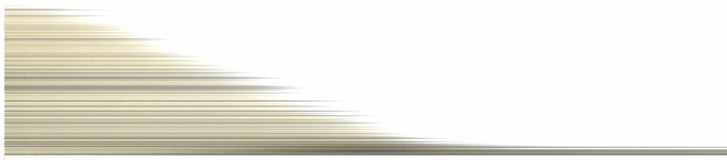
#> input picture MesureAmpouleADecanter_Scanner/MesureAmpouleADecanter_Image2Courbe/archives/01.jpg, 727 x 160 px, found by its file name
$ python main_01.py
#> lines starting #> are read from the running program, lines starting #| are printed output that depends on the picture; long printed decimals are rounded
import cv2
import numpy as np
import matplotlib.pyplot as plt


def extraire_courbe_decantation(chemin_image, nb_points=30, seuil_detection=0.7, sens='haut_vers_bas'):
    """
    Extrait la courbe de décantation d'une image temporelle.

    Args:
        chemin_image: Chemin vers l'image
        nb_points: Nombre de points à extraire (défaut: 30)
        seuil_detection: Seuil pour détecter le front (0-1, défaut: 0.7)
        sens: Direction de parcours ('haut_vers_bas' ou 'bas_vers_haut')

    Returns:
        temps: Array des positions temporelles (en pixels)
        hauteurs: Array des hauteurs du front (en pixels)
    """
#> called with chemin_image = '01.jpg', nb_points = 30, seuil_detection = 0.9, sens = 'haut_vers_bas'
    # Charger l'image en niveaux de gris
    img = cv2.imread(chemin_image, cv2.IMREAD_GRAYSCALE)
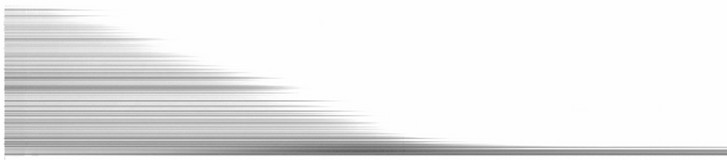
#> img: shape (160, 727); min 97, max 255, mean 233.8

    if img is None:
        raise ValueError("Impossible de charger l'image")

    hauteur, largeur = img.shape
#> hauteur = 160; largeur = 727

    nb_points = largeur
#> nb_points = 727

    # Normalisation globale de l'image entière (0-1)
    img_norm = img.astype(float) / 255.0

    print(f"Image shape: {img.shape}")
#| Image shape: (160, 727)
    print(f"Valeurs normalisées - Min: {img_norm.min():.3f}, Max: {img_norm.max():.3f}, Mean: {img_norm.mean():.3f}")
#| Valeurs normalisées - Min: 0.380, Max: 1.000, Mean: 0.917

    # Calculer le pas d'échantillonnage
    pas = max(1, largeur // nb_points)
#> pas = 1

    temps = []
    hauteurs = []

    # Parcourir l'image avec le pas défini
    for x in range(0, largeur, pas):
        colonne_norm = img_norm[:, x]

        # Debug: afficher les valeurs pour quelques colonnes
        if x % (largeur // 5) == 0:  # Afficher pour 5 colonnes espacées
            print(f"\nColonne x={x}:")
            print(f"  Valeurs normalisées - Min: {colonne_norm.min():.3f}, Max: {colonne_norm.max():.3f}")
            print(f"  Premiers pixels: {colonne_norm[:5]}")
            print(f"  Derniers pixels: {colonne_norm[-5:]}")

        # Détection selon le sens de parcours
        if sens == 'haut_vers_bas':
            # Parcourir du haut vers le bas
            idx_front = None
            for y in range(hauteur):
                if colonne_norm[y] < seuil_detection:
                    idx_front = y
                    break
            if idx_front is None:
                idx_front = hauteur - 1

        elif sens == 'bas_vers_haut':
            # Parcourir du bas vers le haut
            idx_front = None
            for y in range(hauteur - 1, -1, -1):
                if colonne_norm[y] < seuil_detection:
                    idx_front = y
                    break
            if idx_front is None:
                idx_front = 0
        else:
            raise ValueError("Le paramètre 'sens' doit être 'haut_vers_bas' ou 'bas_vers_haut'")

        # Debug: afficher la position détectée pour quelques colonnes
        if x % (largeur // 5) == 0:
            print(f"  Position front détectée: y={idx_front}, valeur={colonne_norm[idx_front]:.3f}")

        temps.append(x)
        hauteurs.append(idx_front)
#> this loop made 727 passes
#|   Valeurs normalisées - Min: 0.965, Max: 1.000
#|   Premiers pixels: [1.         0.9961 0.9961 0.9961 0.9922]
#|   Derniers pixels: [0.9843 1.         0.9922 0.9961 1.        ]
#|   Position front détectée: y=159, valeur=1.000
#> (further printed lines are left out)
#> after the loop, hauteurs = 727 values, max 159 at index 0, min 8 at index 5, mean 101; temps = 727 values from 0 to 726

    print(f"\nNombre de points extraits: {len(temps)}")
#| Nombre de points extraits: 727
    print(f"Hauteurs - Min: {min(hauteurs)}, Max: {max(hauteurs)}")
#| Hauteurs - Min: 8, Max: 159

    return np.array(temps), np.array(hauteurs)


def visualiser_resultat(chemin_image, temps, hauteurs):
    """Visualise l'image et la courbe extraite."""
    img = cv2.imread(chemin_image)

    fig, (courbe, courbe_image) = plt.subplots(2, 1, figsize=(10, 10))

    # Afficher la courbe seule
    courbe.plot(temps, hauteurs, 'b-o', linewidth=2, markersize=4)
    courbe.set_xlabel('Temps (pixels)')
    courbe.set_ylabel('Hauteur (pixels)')
    courbe.set_title('Courbe de décantation')
    courbe.grid(True)
    courbe.invert_yaxis()

    # Afficher l'image avec la courbe superposée
    courbe_image.imshow(cv2.cvtColor(img, cv2.COLOR_BGR2RGB))
    courbe_image.plot(temps, hauteurs, 'r-', linewidth=2, label='Front de décantation')
    courbe_image.set_xlabel('Temps (pixels)')
    courbe_image.set_ylabel('Hauteur (pixels)')
    courbe_image.set_title('Image avec courbe détectée')
    courbe_image.legend()

    plt.tight_layout()
    plt.show()


def convertir_en_cm(hauteurs_pixels, facteur_conversion):
    """
    Convertit les hauteurs de pixels en centimètres.

    Args:
        hauteurs_pixels: Array des hauteurs en pixels
        facteur_conversion: Facteur de conversion (cm/pixel)

    Returns:
        hauteurs_cm: Array des hauteurs en centimètres
    """
    return hauteurs_pixels * facteur_conversion


facteur_cm_par_pixel = 0.1  # Exemple: 1 pixel = 0.1 cm

# Exemple d'utilisation
if __name__ == "__main__":
    chemin = "01.jpg"

    # Extraire la courbe avec sens de parcours
    print("=== Extraction avec sens 'haut_vers_bas' ===")
    temps, hauteurs = extraire_courbe_decantation(
        chemin,
        seuil_detection=0.90,
        sens='haut_vers_bas'  # ou 'bas_vers_haut'
    )
#> temps = 727 values from 0 to 726

    # Conversion en cm
    hauteurs_cm = convertir_en_cm(hauteurs, facteur_cm_par_pixel)
#> hauteurs_cm = 727 values, max 15.9 at index 0, min 0.8 at index 5, mean 10.1

    # Visualiser
    visualiser_resultat(chemin, temps, hauteurs)
#> in visualiser_resultat, img is the input picture: shape (160, 727, 3); mean B, G, R 226.4, 234.1, 235.9
#> in visualiser_resultat, `plt.show()`:
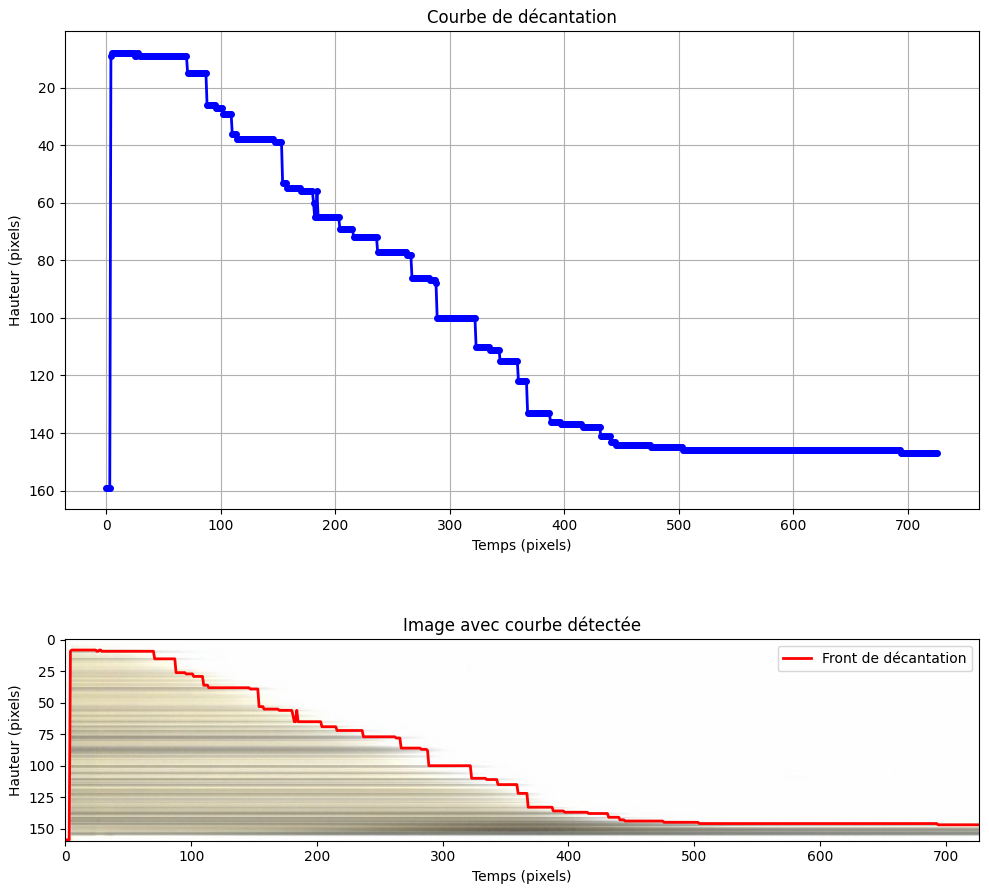
#> figure drawn by matplotlib, 2 panels; panel 1: curve peaks at x = 0, y = 159

    # Sauvegarder les données
    np.savetxt('courbe_decantation.csv',
               np.column_stack([temps, hauteurs, hauteurs_cm]),
               delimiter=',',
               header='Temps(px),Hauteur(px),Hauteur(cm)',
               comments='')

$ run again, with MesureAmpouleADecanter_Scanner/MesureAmpouleADecanter_Image2Courbe/archives/02.jpg copied over MesureAmpouleADecanter_Scanner/MesureAmpouleADecanter_Image2Courbe/archives/01.jpg
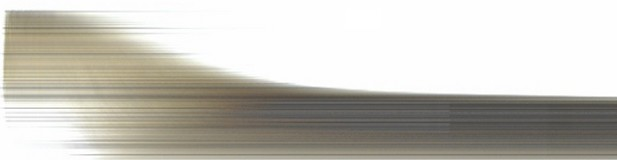
#> input picture MesureAmpouleADecanter_Scanner/MesureAmpouleADecanter_Image2Courbe/archives/02.jpg, 617 x 160 px, found by its file name
#> in extraire_courbe_decantation, `img = cv2.imread(chemin_image, cv2.IMREAD_GRAYSCALE)`:
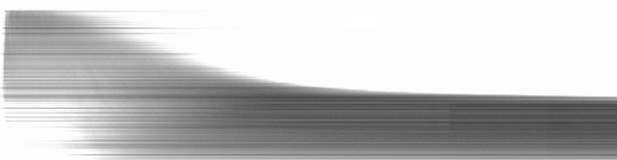
#> img: shape (160, 617); min 69, max 255, mean 193
#| Image shape: (160, 617)
#| Valeurs normalisées - Min: 0.271, Max: 1.000, Mean: 0.757
#> the loop in extraire_courbe_decantation, `for x in range(0, largeur, pas):` made 617 passes
#|   Valeurs normalisées - Min: 0.882, Max: 1.000
#|   Premiers pixels: [0.9961 0.9961 0.9961 0.9961 0.9961]
#|   Derniers pixels: [0.9961 0.9961 0.9961 0.9961 0.9961]
#|   Position front détectée: y=87, valeur=0.882
#> (further printed lines are left out)
#> after the loop in extraire_courbe_decantation, `for x in range(0, largeur, pas):`: hauteurs = 617 values, max 96 at index 565, min 10 at index 5, mean 67.65; temps = 617 values from 0 to 616
#| Nombre de points extraits: 617
#| Hauteurs - Min: 10, Max: 96
#> hauteurs_cm = 617 values, max 9.6 at index 565, min 1 at index 5, mean 6.76
#> in visualiser_resultat, img is the input picture: shape (160, 617, 3); mean B, G, R 185.3, 193.1, 195.6
#> in visualiser_resultat, `plt.show()`:
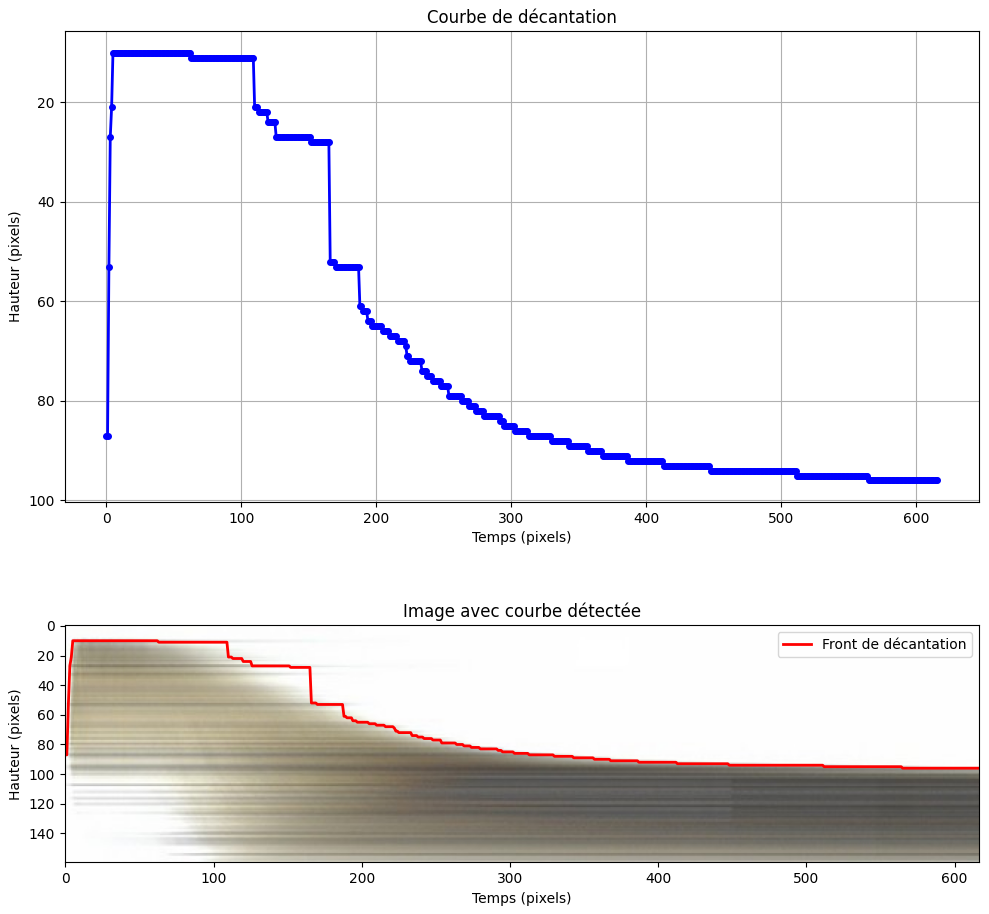
#> figure drawn by matplotlib, 2 panels; panel 1: curve peaks at x = 565, y = 96
